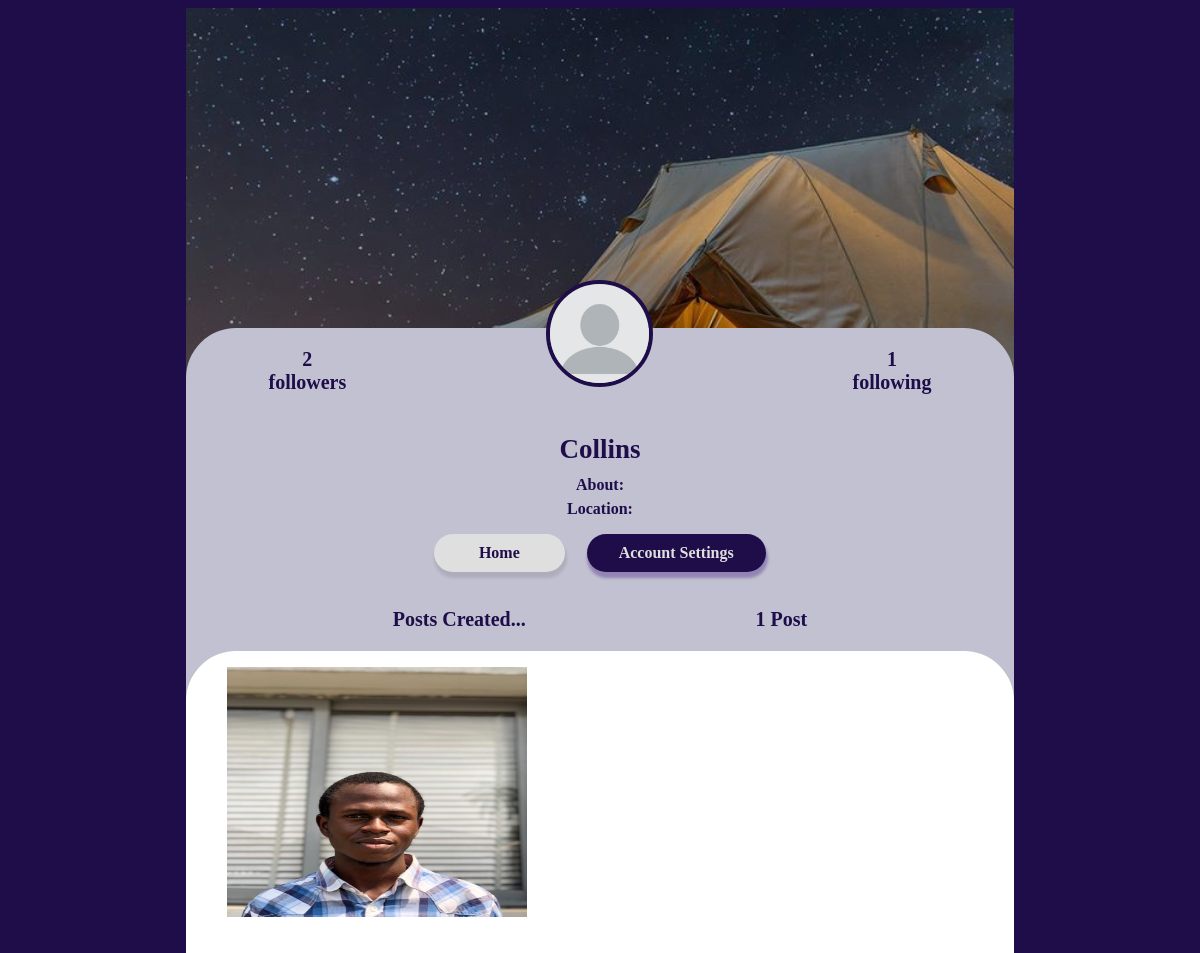
Screenshot of /profile/collins (signed in) with the database file from the repository.
### core/models.py (models this page shows, shortened)
class Profile(models.Model):
    user = models.ForeignKey(User, on_delete=models.CASCADE)
    id_user = models.IntegerField()
    bio = models.TextField(blank=True)
    profileimg = models.ImageField(upload_to='profile_images', default='blank-profile-picture.png')
    location = models.CharField(max_length=100, blank=True)

class Post(models.Model):
    id = models.UUIDField(primary_key=True, default=uuid.uuid4)
    user = models.CharField(max_length=100)
    image = models.ImageField(upload_to='post_images')
    caption = models.TextField()
    created_at = models.DateTimeField(default=datetime.now)
    no_of_likes = models.IntegerField(default=0)

### core/views.py (the view)
# urls.py: path('profile/<str:pk>', views.profile, name='profile'),
@login_required(login_url='signin')
def profile(request, pk):
    user_object = User.objects.get(username=pk)
    user_profile = Profile.objects.get(user=user_object)
    user_posts = Post.objects.filter(user=pk)
    user_post_length = len(user_posts)
    follower = request.user.username
    user = pk
    if FollowersCount.objects.filter(follower=follower, user=user).first():
        button_text = 'Unfollow'
    else:
        button_text = 'Follow'
    user_followers = len(FollowersCount.objects.filter(user=pk))
    user_following = len(FollowersCount.objects.filter(follower=pk))
    context = {
        'user_object': user_object,
        'user_profile': user_profile,
        'user_posts': user_posts,
        'user_post_length': user_post_length,
        'button_text': button_text,
        'user_followers': user_followers,
        'user_following': user_following,
    }
    return render(request, 'profile.html', context)

### templates/profile.html (shortened to what this page needs)
{% load static %}
<!DOCTYPE html>
<html lang="en">
<head>
</head>
<body>
	<main>
		<header class="">
			<section id="top">
				{% if user_followers == 0 or user_followers == 1 %}
					<span style="color: #1e0d49; font-size: 20px; margin-top: 1em;">
						<b>{{user_followers}} <br /> follower</b>
					</span>
					{% else %}
					<span style="color: #1e0d49; font-size: 20px; margin-top: 1em;">
						<b>{{user_followers}} <br />  followers</b>
					</span>
				{% endif %}
				<img src="{{user_profile.profileimg.url}}" alt="">
				<span style="color: #1e0d49; font-size: 20px; margin-top: 1em;">
					<b>{{user_following}} <br />  following</b>
				</span>
			</section>
			<aside>
				<h3 style="color: #1e0d49; text-transform: capitalize; font-size: 27px; margin-top: -1px;">{{user_profile.user.username}}</h3>
				<p style="color: #1e0d49; margin-top: -1em;"> <b>About:</b> {{user_profile.bio}}</p>
				<p style="color: #1e0d49; margin-top: -10px;"> <b>Location:</b> {{user_profile.location}}</p>
				<div id="actions">
					<a id="home" href="/index">Home</a>
					<form action="/follow" method="POST">
						{% if user_object.username == user.username %}
						<a href="/settings" id="setting">Account Settings</a>
						{% else %}
						<a data-ripple="">
							<button type="submit" id="follow" style="cursor: pointer;">{{button_text}}</button>
						</a>
						{% endif %}
					</form>
				</div>
			</aside>
			<div id="info">
				<b><h3 style="font-size: 20px;">Posts Created...</h3></b>
				{% if user_post_length == 0 %}
					<span style="font-size: 20px;">
						<b>No Post</b>
					</span>
					{% elif user_post_length == 1 %}
					<span style="font-size: 20px;">
						<b>{{user_post_length}} Post</b>
					</span>
					{% else %}
					<span style="font-size: 20px;">
						<b>{{user_post_length}} Posts</b>
					</span>
				{% endif %}
			</div>
			<article>
				<section id="posts">
					{% for post in user_posts %}
						<li>
							<a class="strip" href="{{post.image.url}}" title="" data-strip-group="mygroup" data-strip-group-options="loop: false">
								<img src="{{post.image.url}}" style="height: 250px; width: 300px;" alt="">
							</a>
						</li>
					{% endfor %}
				</section>
			</article>
		</header>
	</main>
</body>
</html>

### templates/profile.html (style rules this page uses)
body { background-color: #1e0d49; }
main { background: linear-gradient(rgba(0, 0, 0, 0.2), rgba(0, 0, 0, 0.2)), url('../static/images/IMG_20210426_031056.jpg'); background-repeat: no-repeat; background-size: cover; display: flex; flex-direction: column; width: 70%; height: 100vh; margin: auto; }
header { background-color: #c2c1d1; display: flex; flex-direction: column; width: 100%; margin: auto; margin-top: 20em; justify-content: space-between; text-align: center; border-top-left-radius: 50px; border-top-right-radius: 50px; }
#top { display: flex; justify-content: space-between; width: 80%; margin: auto; padding-bottom: 2em; }
#top > img { width: 15%; border: 4px solid #1e0d49; border-radius: 50%; position: relative; z-index: 999999; top: -3em; }
form { align-self: flex-end; }
li { list-style-type: none; }
article { background-color: #e0dfdf; display: flex; flex-direction: column; }
aside { display: flex; flex-direction: column; justify-content: center; align-items: center; text-align: center; width: 80%; margin: auto; margin-top: -2em; }
#actions { display: flex; justify-content: space-between; align-items: center; text-align: center; width: 50%; margin-bottom: 1em; }
#home, #follow, #setting { font-weight: bold; display: flex; justify-content: center; border-radius: 50px; padding: 10px 2em; }
#home { text-decoration: none; color: #1e0d49; font-weight: bold; width: 20%; background-color: #e0dfdf; box-shadow: 1px 5px 3px 1px rgba(0, 0, 0, 0.1); }
#follow, #setting { box-shadow: 1px 5px 3px 1px #9285b3; border: none; outline: none; background-color: #1e0d49; text-decoration: none; color: #e0dfdf; }
#info { display: flex; justify-content: space-between; align-items: center; text-align: center; width: 50%; margin: auto; color: #1e0d49; }
article { background-color: #fff; width: 100%; border-top-left-radius: 50px; border-top-right-radius: 50px; }
#posts { background-color: transparent; display: flex; justify-content: space-between; width: 90%; margin: auto; margin-bottom: 2em; margin-top: 1em; border-top-left-radius: 50px; border-top-right-radius: 50px; }

### rows the page displays
Profile: profileimg (placeholder picture), user.username "Collins"
Post: image (picture)

### other values shown
{{ user_followers }} "2"
{{ user_following }} "1"
{{ user_post_length }} "1"
